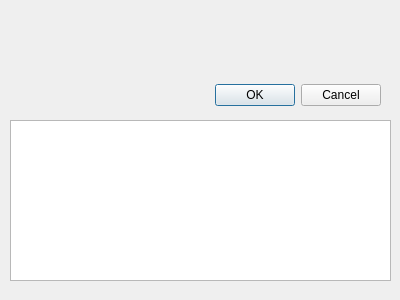
<?xml version="1.0" encoding="UTF-8"?>
<ui version="4.0">
 <class>Formulario_New_usuario</class>
 <widget class="QDialog" name="Formulario_New_usuario">
  <property name="geometry">
   <rect>
    <x>0</x>
    <y>0</y>
    <width>400</width>
    <height>300</height>
   </rect>
  </property>
  <property name="windowTitle">
   <string>Dialog</string>
  </property>
  <widget class="QDialogButtonBox" name="buttonBox">
   <property name="geometry">
    <rect>
     <x>210</x>
     <y>80</y>
     <width>171</width>
     <height>31</height>
    </rect>
   </property>
   <property name="orientation">
    <enum>Qt::Horizontal</enum>
   </property>
   <property name="standardButtons">
    <set>QDialogButtonBox::Cancel|QDialogButtonBox::Ok</set>
   </property>
  </widget>
  <widget class="QTableView" name="tableView">
   <property name="geometry">
    <rect>
     <x>10</x>
     <y>120</y>
     <width>381</width>
     <height>161</height>
    </rect>
   </property>
  </widget>
 </widget>
 <resources/>
 <connections>
  <connection>
   <sender>buttonBox</sender>
   <signal>accepted()</signal>
   <receiver>Formulario_New_usuario</receiver>
   <slot>accept()</slot>
   <hints>
    <hint type="sourcelabel">
     <x>248</x>
     <y>254</y>
    </hint>
    <hint type="destinationlabel">
     <x>157</x>
     <y>274</y>
    </hint>
   </hints>
  </connection>
  <connection>
   <sender>buttonBox</sender>
   <signal>rejected()</signal>
   <receiver>Formulario_New_usuario</receiver>
   <slot>reject()</slot>
   <hints>
    <hint type="sourcelabel">
     <x>316</x>
     <y>260</y>
    </hint>
    <hint type="destinationlabel">
     <x>286</x>
     <y>274</y>
    </hint>
   </hints>
  </connection>
 </connections>
</ui>
